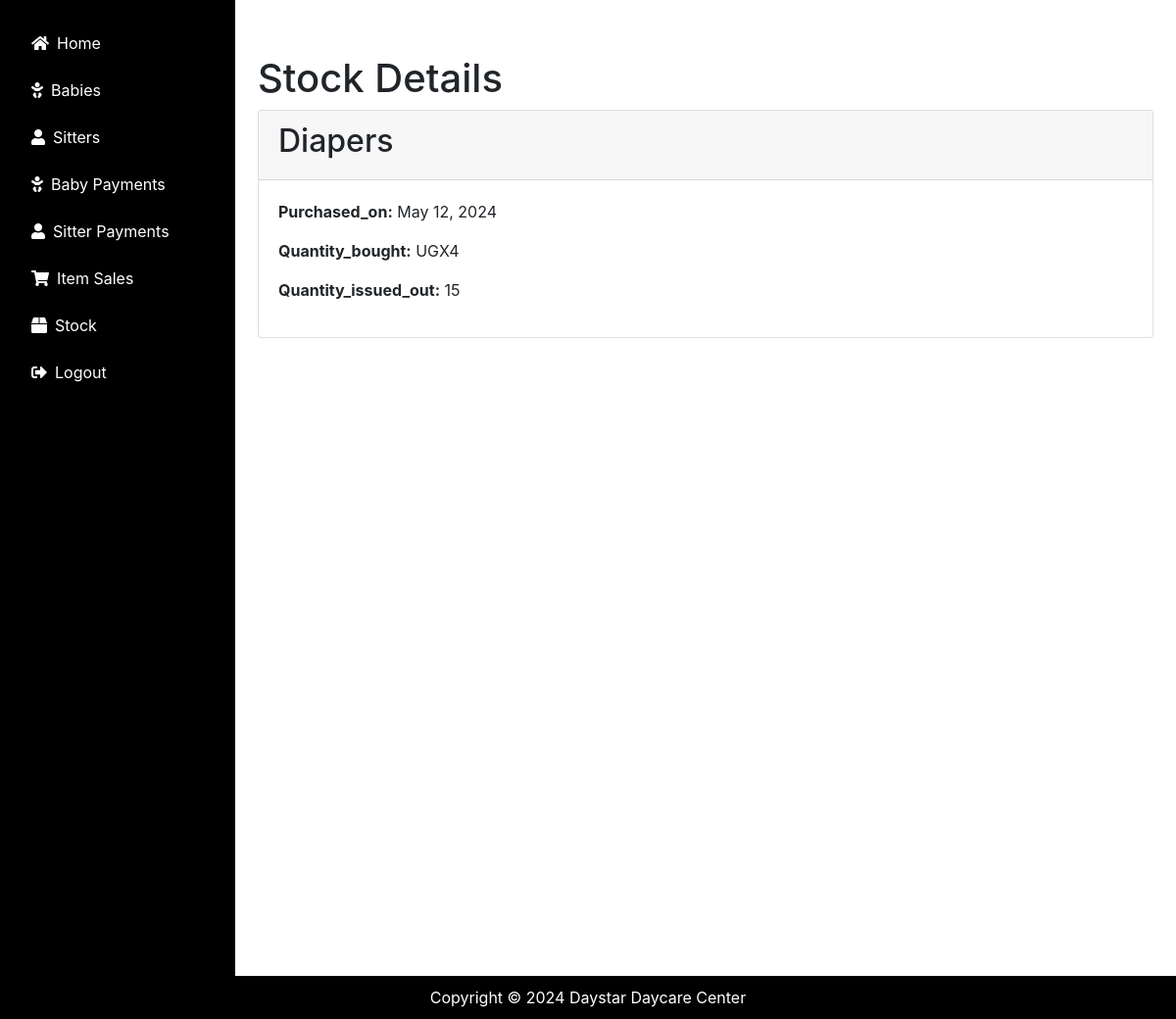
The app's page /stock/2/ (signed in) with its own data.
### daycare/models.py (models this page shows, shortened)
class Stock(models.Model):
    item_name = models.ForeignKey(Item, on_delete=models.CASCADE, null=True, blank=True)
    purchased_on = models.DateField(default=timezone.now)
    quantity_bought = models.IntegerField(default=0)
    quantity_issued_out = models.IntegerField(default=0)

class Item(models.Model):
    name = models.CharField(max_length=50, null=True, blank=True)
    def __str__(self):
        return self.name

### daycare/views.py (the view)
# urls.py: path('stock/<int:stock_id>/', views.view_stock, name='view_stock'),
@login_required
def view_stock(request, stock_id):
    stock = get_object_or_404(Stock, pk=stock_id)
    return render(request, 'daycare/view_stock.html', {'stock': stock})

### daycare/templates/daycare/view_stock.html (shortened to what this page needs)
{% extends 'daycare/base.html' %}
{% block content %}
<!DOCTYPE html>
<html lang="en">
<head>
    <link href="https://maxcdn.bootstrapcdn.com/bootstrap/4.5.2/css/bootstrap.min.css" rel="stylesheet">
</head>
<body>
    <div class="container mt-5">
        <h1>Stock Details</h1>
        <div class="card">
            <div class="card-header">
                <h2>{{ stock.item_name }}</h2>
            </div>
            <div class="card-body">
                <p><strong>Purchased_on:</strong> {{ stock.purchased_on }}</p>
                <p><strong>Quantity_bought:</strong> UGX{{ stock.quantity_bought }}</p>
                <p><strong>Quantity_issued_out:</strong> {{ stock.quantity_issued_out }}</p>
            </div>
        </div>
    </div>
</body>
</html>
{% endblock %}

### daycare/templates/daycare/base.html (style rules this page uses)
body { margin: 0; padding-bottom: 60px; overflow-x: hidden; }

### records on screen
Stock: item_name "Diapers", purchased_on "May 12, 2024", quantity_bought "4", quantity_issued_out "15"
